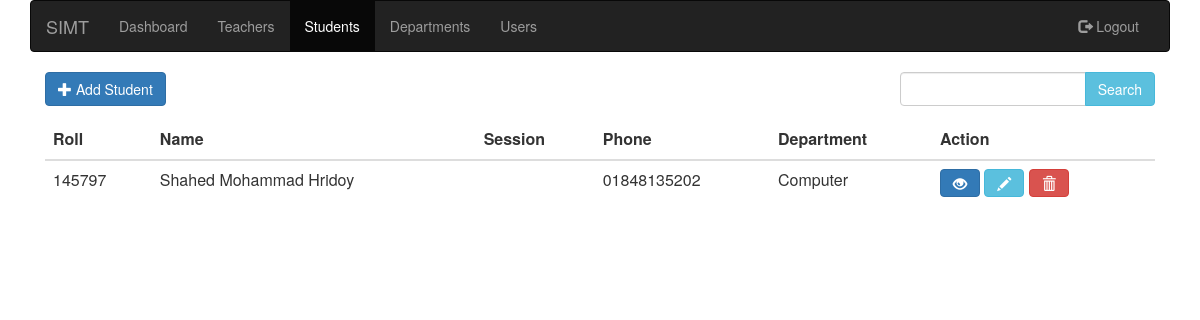
The page /students/index.php (signed in) on the database its author committed.
### tables this page shows
CREATE TABLE `students` (
  `roll` int(6) NOT NULL,
  `name` varchar(30) NOT NULL,
  `session` varchar(9) NOT NULL,
  `phone` varchar(11) NOT NULL,
  `department` varchar(10) NOT NULL
);

### students/index.php (the view, shortened to what this page needs)
<?php
include "../api/include.php";
?>
<html lang="en">
<head>
    <link rel="stylesheet" href="https://maxcdn.bootstrapcdn.com/bootstrap/3.4.1/css/bootstrap.min.css">
</head>
<body>
    <div class="container">
        <nav class="navbar navbar-inverse">
            <div class="container-fluid">
                <div class="navbar-header">
                    <a class="navbar-brand" href="../dashboard">SIMT</a>
                </div>
                <div class="collapse navbar-collapse" id="myNavbar">
                    <ul class="nav navbar-nav">
                        <li><a href="../dashboard">Dashboard</a></li>
                        <li><a href="../teachers">Teachers</a></li>
                        <li class="active"><a href="../students">Students</a></li>
                        <li><a href="../departments">Departments</a></li>
                        <li><a href="../users">Users</a></li>
                    </ul>
                    <ul class="nav navbar-nav navbar-right">
                        <li><a href="../api/logout.php"><span class="glyphicon glyphicon-log-out"></span> Logout</a></li>
                    </ul>
                </div>
            </div>
        </nav>
        <div class="col-md-3 hidden-print">
            <button class="btn btn-primary add-btn"><span class="glyphicon glyphicon-plus"></span> Add Student</button>
        </div>
        <div class="col-md-offset-6 col-md-3 hidden-print">
            <form action="" method="POST">
                <div class="input-group">
                    <input type="text" class="form-control" name="search_input" required>
                    <div class="input-group-btn">
                        <input class="btn btn-info" type="submit" value="Search" name="search_button">
                    </div>
                </div>
            </form>
        </div>
        <div class="col-md-12 hidden-print">
            <table class="table">
                <thead>
                    <tr>
                        <th>Roll</th>
                        <th>Name</th>
                        <th>Session</th>
                        <th>Phone</th>
                        <th>Department</th>
                        <th>Action</th>
                    </tr>
                </thead>
                <tbody>
                    <?php
                    if(isset($_POST['search_button'])){
                        $search_input = $_POST['search_input'];
                        $SQL = "SELECT * FROM `students` WHERE CONCAT(`roll`,`name`,`phone`,`semester`,`department`) LIKE '%$search_input%'";
                    } else {
                        $SQL = "SELECT * FROM students";
                    }
                    $result = mysqli_query($mysqli,$SQL);
                    if($result->num_rows > 0){
                        while($row = $result->fetch_assoc()){
                            print "<tr>";
                            print "<td>".$row['roll']."</td>";
                            print "<td>".$row['name']."</td>";
                            print "<td>".$row['session']."</td>";
                            print "<td>".$row['phone']."</td>";
                            print "<td>".$row['department']."</td>";
                            print "<td><button class='btn btn-primary view-btn'><span class='glyphicon glyphicon-eye-open'></span></button> ";
                            print "<button class='btn btn-info edit-btn'><span class='glyphicon glyphicon-pencil'></span></button> ";
                            print "<button class='btn btn-danger dlt-btn'><span class='glyphicon glyphicon-trash'></span></button></td>";
                            print "</tr>";
                        }
                    }
                    ?>
                </tbody>
            </table>
        </div>
    </div>
</body>
</html>

### rows shown on the page
students: roll "145797", name "Shahed Mohammad Hridoy", phone "01848135202", department "Computer"
